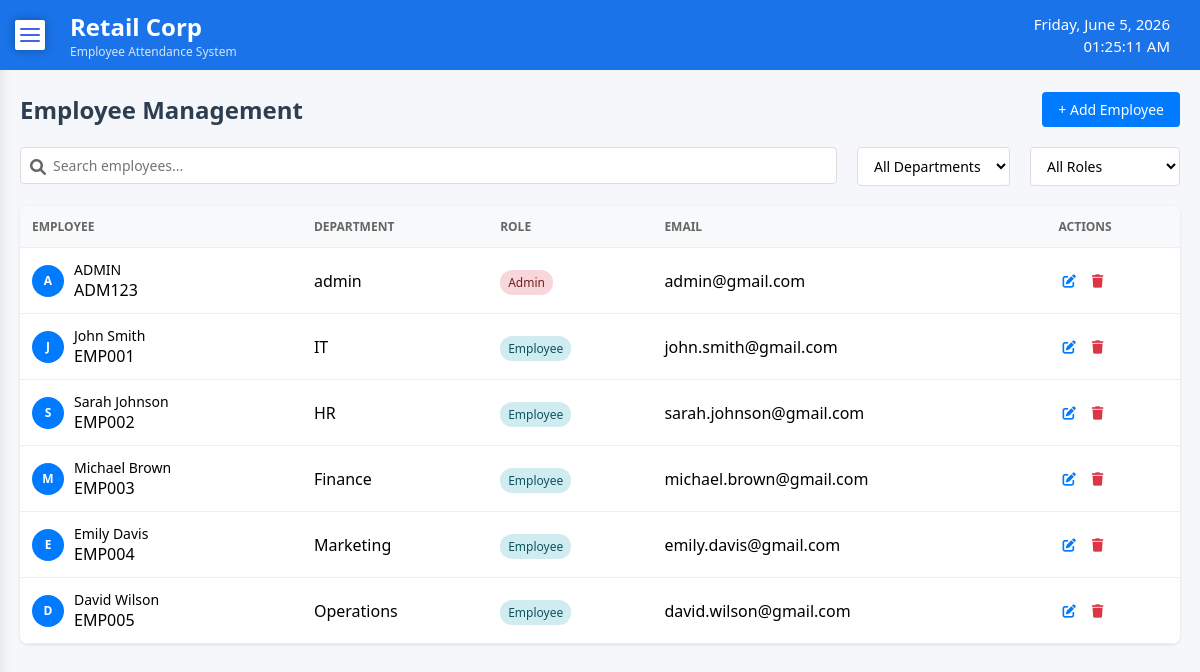
The page /admin/employee_management.php (signed in) on the database its author committed.
### tables this page shows
CREATE TABLE employees (
    employee_id VARCHAR(50) PRIMARY KEY,
    name VARCHAR(100) NOT NULL,
    user_type ENUM('employee', 'manager', 'admin') NOT NULL,
    password_hash VARCHAR(255) NOT NULL,
    email VARCHAR(100) UNIQUE,
    shift_id INT,
    department_id INT,
    FOREIGN KEY (shift_id) REFERENCES shifts(shift_id),
    FOREIGN KEY (department_id) REFERENCES departments(id)
);

CREATE TABLE IF NOT EXISTS departments (
    id INT AUTO_INCREMENT PRIMARY KEY,
    name VARCHAR(100) NOT NULL,
    description TEXT,
    shift_required BOOLEAN DEFAULT 0
);

### admin/employee_management.php (the view, shortened to what this page needs)
<?php
require '../component/connection.php';
$stmt = $pdo->query
("
    SELECT e.*, d.name AS department_name
    FROM employees e
    LEFT JOIN departments d ON e.department_id = d.id
");
$employees = $stmt->fetchAll(PDO::FETCH_ASSOC);
?>
<!DOCTYPE html>
<html lang="en">
<head>
  <link rel="stylesheet" href="../css/employee_management.css" />
  <link rel="stylesheet" href="https://cdnjs.cloudflare.com/ajax/libs/font-awesome/6.4.0/css/all.min.css" />
</head>
<body>
  <?php include 'sidebar.php'; ?>
  <div class="container">
    <div class="employee_management-header">
        <h1>Employee Management</h1>
        <button class="add-employee-btn" onclick="openAddModal()">+ Add Employee</button>
    </div>
    <div class="filters">
        <div class="search-box">
            <span class="search-icon"><i class="fa-solid fa-magnifying-glass"></i></span>
            <input type="text" id="searchInput" placeholder="Search employees..." onkeyup="filterEmployees()" />
        </div>
        <select class="filter-select" id="departmentFilter" onchange="filterEmployees()">
            <option value="">All Departments</option>
        </select>
        <select class="filter-select" id="roleFilter" onchange="filterEmployees()">
            <option value="">All Roles</option>
        </select>
    </div>
    <div class="employee-table">
        <table>
            <thead>
                <tr>
                    <th>Employee</th>
                    <th>Department</th>
                    <th>Role</th>
                    <th>Email</th>
                    <th>Actions</th>
                </tr>
            </thead>
            <tbody id="employeeTableBody">
                <?php foreach ($employees as $employee): ?>
                <tr>
                    <td>
                        <div class="employee-info">
                            <div class="employee-avatar"><?= strtoupper(substr($employee['name'], 0, 1)) ?></div>
                            <div class="employee-details">
                                <h4><?= htmlspecialchars($employee['name']) ?></h4>
                                <div class="employee-id"><?= htmlspecialchars($employee['employee_id']) ?></div>
                            </div>
                        </div>
                    </td>
                    <td><?= htmlspecialchars($employee['department_name'] ?? 'N/A') ?></td>
                    <td>
                        <span class="badge <?= $employee['user_type'] ?>">
                            <?= ucfirst($employee['user_type']) ?>
                        </span>
                    </td>
                    <td><?= htmlspecialchars($employee['email']) ?></td>
                    <td>
                        <div class="actions">
                            <button class="action-btn edit-btn" onclick="editEmployee(
                                '<?= $employee['employee_id'] ?>',
                                '<?= htmlspecialchars($employee['name'], ENT_QUOTES) ?>',
                                '<?= htmlspecialchars($employee['department_name'] ?? '', ENT_QUOTES) ?>',
                                '<?= $employee['user_type'] ?>',
                                '<?= htmlspecialchars($employee['email'], ENT_QUOTES) ?>'
                            )" title="Edit">
                                <i class="fa-solid fa-pen-to-square"></i>
                            </button>
                            <form method="POST" style="display:inline" onsubmit="return confirm('Are you sure you want to delete this employee?')">
                                <button type="submit" class="action-btn delete-btn" title="Delete">
                                    <i class="fa-solid fa-trash"></i>
                                </button>
                            </form>
                        </div>
                    </td>
                </tr>
                <?php endforeach; ?>
            </tbody>
        </table>
    </div>
  </div>
</body>
</html>

### css/employee_management.css (style rules this page uses)
* { margin: 0; padding: 0; box-sizing: border-box; }
body { font-family: 'Segoe UI', Tahoma, Geneva, Verdana, sans-serif; background-color: #f8f9fa; padding-top: 50px; }
.container { width: 100%; margin: 0 auto; padding: 20px; }
.employee_management-header { display: flex; justify-content: space-between; align-items: center; margin-bottom: 20px; }
.employee_management-header h1 { color: #2c3e50; font-size: 24px; font-weight: 600; }
.add-employee-btn { background-color: #007bff; color: white; border: none; padding: 8px 16px; border-radius: 4px; cursor: pointer; font-size: 14px; display: flex; align-items: center; gap: 8px; }
.filters { display: flex; gap: 20px; margin-bottom: 20px; flex-wrap: wrap; }
.search-box { position: relative; flex: 1; min-width: 200px; }
.search-box input { width: 100%; padding: 8px 8px 8px 32px; border: 1px solid #ddd; border-radius: 4px; font-size: 14px; }
.search-icon { position: absolute; left: 10px; top: 50%; transform: translateY(-50%); color: #666; }
.filter-select { padding: 8px 12px; border: 1px solid #ddd; border-radius: 4px; font-size: 14px; background: white; min-width: 150px; }
.employee-table { background: white; border-radius: 8px; overflow: hidden; box-shadow: 0 1px 3px rgba(0,0,0,0.1); width: 100%; }
table { width: 100%; border-collapse: collapse; }
thead { background-color: #f8f9fa; }
th, td { padding: 12px; text-align: left; border-bottom: 1px solid #eee; }
th { font-weight: 600; color: #666; font-size: 12px; text-transform: uppercase; }
.employee-info { display: flex; align-items: center; gap: 10px; }
.employee-avatar { width: 32px; height: 32px; background-color: #007bff; color: white; border-radius: 50%; display: flex; align-items: center; justify-content: center; font-weight: bold; font-size: 12px; }
.employee-details h4 { margin: 0; font-size: 14px; font-weight: 500; }
.badge { padding: 4px 8px; border-radius: 12px; font-size: 12px; font-weight: 500; }
.badge.employee { background-color: #d1ecf1; color: #0c5460; }
.badge.admin { background-color: #f8d7da; color: #721c24; }
.actions { display: flex; gap: 8px; }
.action-btn { background: none; border: none; cursor: pointer; padding: 4px; border-radius: 4px; }
.edit-btn { color: #007bff; }
.delete-btn { color: #dc3545; }

### css/sidebar.css (style rules this page uses)
* { margin: 0; padding: 0; box-sizing: border-box; font-family: 'Segoe UI', Tahoma, Geneva, Verdana, sans-serif; }
body { background-color: #f5f7fb; }

### rows shown on the page
employees: name "A", name "ADMIN", employee_id "ADM123", department.name "admin", user_type "Admin", email "admin@gmail.com"
employees: name "J", name "John Smith", employee_id "EMP001", department.name "IT", user_type "Employee", email "john.smith@gmail.com"
employees: name "S", name "Sarah Johnson", employee_id "EMP002", department.name "HR", user_type "Employee", email "sarah.johnson@gmail.com"
employees: name "M", name "Michael Brown", employee_id "EMP003", department.name "Finance", user_type "Employee", email "michael.brown@gmail.com"
employees: name "E", name "Emily Davis", employee_id "EMP004", department.name "Marketing", user_type "Employee", email "emily.davis@gmail.com"
employees: name "D", name "David Wilson", employee_id "EMP005", department.name "Operations", user_type "Employee", email "david.wilson@gmail.com"
